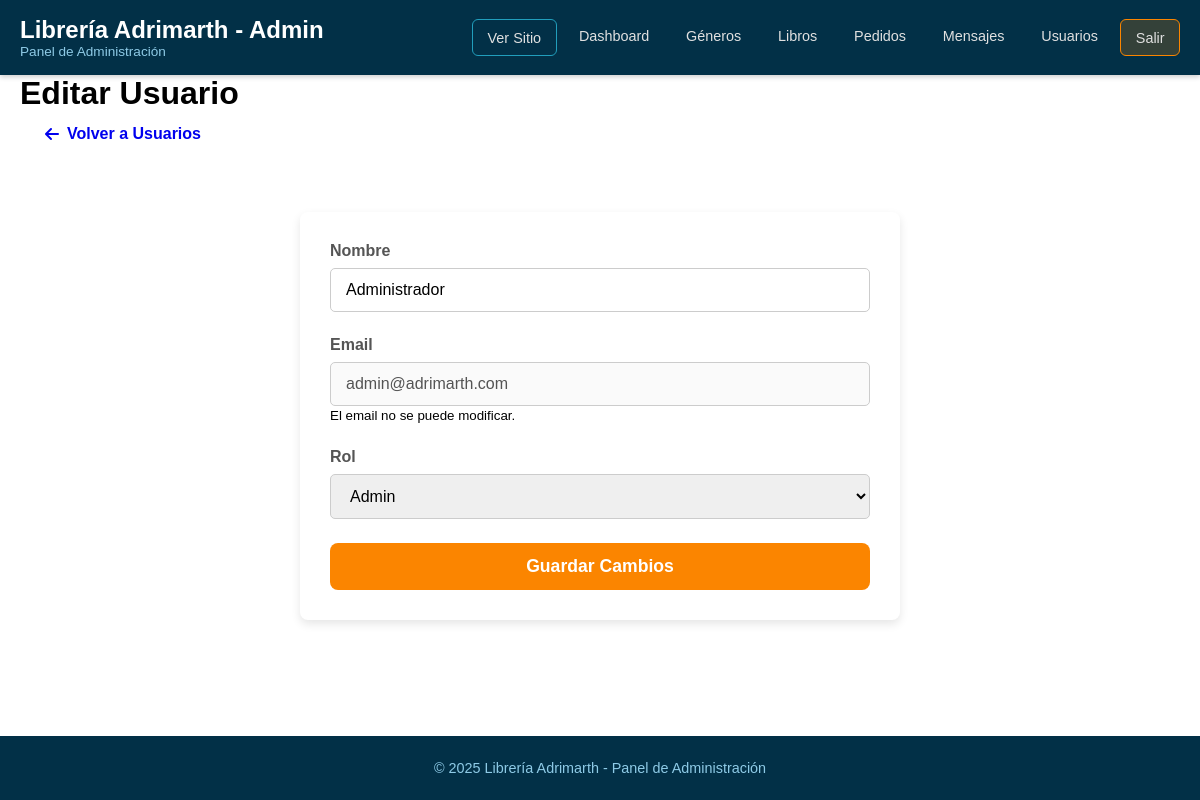
Screenshot of /administrador/pages/editar_usuario.php?id=1 (signed in) with the database file from the repository.
### tables this page shows
CREATE TABLE usuarios (
    id INT AUTO_INCREMENT PRIMARY KEY,
    nombre VARCHAR(100) NOT NULL,
    email VARCHAR(100) UNIQUE NOT NULL,
    password VARCHAR(255) NOT NULL,
    tipo ENUM('cliente', 'admin') DEFAULT 'cliente',
    foto_perfil VARCHAR(255) NULL DEFAULT NULL,
    fecha_registro TIMESTAMP DEFAULT CURRENT_TIMESTAMP,
    password_actualizado_en TIMESTAMP NULL DEFAULT NULL
);

### administrador/controllers/editar_usuario_controller.php (called while the page is built, shortened)
<?php
require_once '../../config/database.php';
require_once '../models/UsuarioModel.php';
$usuarioModel = new UsuarioModel($pdo);
$page_title = 'Editar Usuario';
$id = $_GET['id'];
$usuario = $usuarioModel->find($id);
?>

### administrador/models/UsuarioModel.php (called while the page is built, shortened)
<?php
class UsuarioModel {
    private $pdo;
    public function __construct($pdo) {
        $this->pdo = $pdo;
    }
    public function find($id) {
        $stmt = $this->pdo->prepare("SELECT id, nombre, email, tipo, foto_perfil, password_actualizado_en FROM usuarios WHERE id = ?");
        $stmt->execute([$id]);
        return $stmt->fetch(PDO::FETCH_ASSOC);
    }
}
?>

### administrador/pages/editar_usuario.php (the view, shortened to what this page needs)
<?php
require_once '../controllers/editar_usuario_controller.php';
include '../../public/componentes/admin_header.php';
?>
<link rel="stylesheet" href="/proyecto-01/administrador/styles/editar_categoria.css">
<main class="container">
    <h1><?php echo $page_title; ?></h1>
    <a href="/proyecto-01/administrador/pages/usuarios.php" class="btn btn-secondary mb-3">
        <i class="fas fa-arrow-left"></i> Volver a Usuarios
    </a>
    <div class="form-container">
        <form action="/proyecto-01/administrador/pages/editar_usuario.php?id=<?php echo $usuario['id']; ?>" method="POST">
            <div class="form-group">
                <label for="nombre">Nombre</label>
                <input type="text" id="nombre" name="nombre" class="form-control" value="<?php echo htmlspecialchars($usuario['nombre']); ?>" required>
            </div>
            <div class="form-group">
                <label for="email">Email</label>
                <input type="email" id="email" name="email" class="form-control" value="<?php echo htmlspecialchars($usuario['email']); ?>" disabled>
                <small>El email no se puede modificar.</small>
            </div>
            <div class="form-group">
                <label for="tipo">Rol</label>
                <select id="tipo" name="tipo" class="form-control" required>
                    <option value="admin" <?php echo ($usuario['tipo'] == 'admin') ? 'selected' : ''; ?>>Admin</option>
                </select>
            </div>
            <button type="submit" class="btn btn-primary">Guardar Cambios</button>
        </form>
    </div>
</main>
<?php
include '../../public/componentes/admin_footer.php';
?>

### public/global.css (style rules this page uses)
html { overflow-y: scroll; }
:root { --color-primary: #fb8500; --color-primary-dark: #e67300; --color-secondary: #219ebc; --color-accent: #ffb703; --color-dark: #023047; --color-light: #8ecae6; --color-white: #fff; --color-gray: #f8f9fa; --color-text: #495057; }
* { margin: 0; padding: 0; box-sizing: border-box; font-family: sans-serif; }
body { display: flex; flex-direction: column; min-height: 100vh; }
main { flex-grow: 1; }
.container { max-width: 1300px; min-width: 1200px; margin: 0 auto; padding: 0 20px; }
.btn { display: inline-flex; align-items: center; justify-content: center; gap: 0.5rem; padding: 12px 24px; border-radius: 8px; font-weight: 600; text-decoration: none; border: 1px solid transparent; cursor: pointer; transition: all 0.2s ease-in-out; }
.btn-primary { background-color: var(--color-primary); color: var(--color-white); }

### administrador/styles/editar_categoria.css (style rules this page uses)
.form-container { max-width: 600px; margin: 2rem auto; padding: 30px; background-color: #fff; border-radius: 8px; box-shadow: 0 4px 10px rgba(0,0,0,0.1); }
.form-group { margin-bottom: 1.5rem; }
.form-group label { display: block; margin-bottom: 8px; font-weight: bold; color: #555; }
.form-control { width: 100%; padding: 12px 15px; border: 1px solid #ccc; border-radius: 5px; font-size: 1rem; transition: border-color 0.2s, box-shadow 0.2s; }
.btn-primary { width: 100%; padding: 12px; font-size: 1.1rem; }
.mb-3 { margin-bottom: 1.5rem !important; }

### rows the page displays
usuarios: nombre "Administrador", email "admin@adrimarth.com", tipo "Admin"

### other values shown
$page_title "Editar Usuario"
